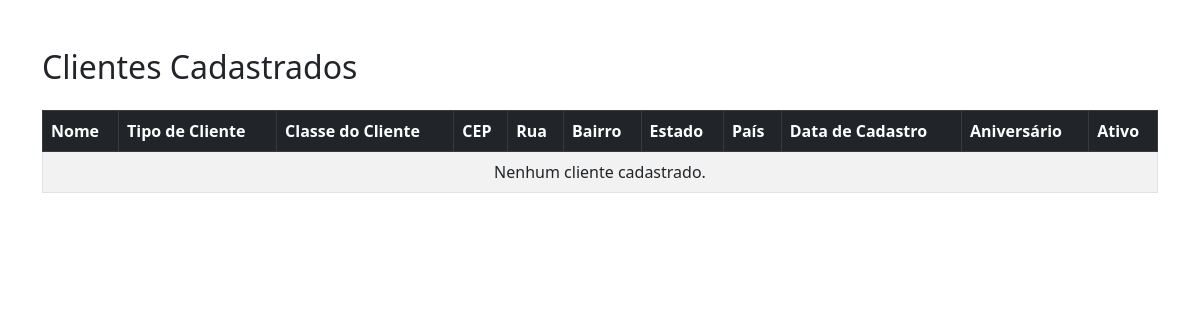
Page /Listar_Clientes/ on the earlier database version.
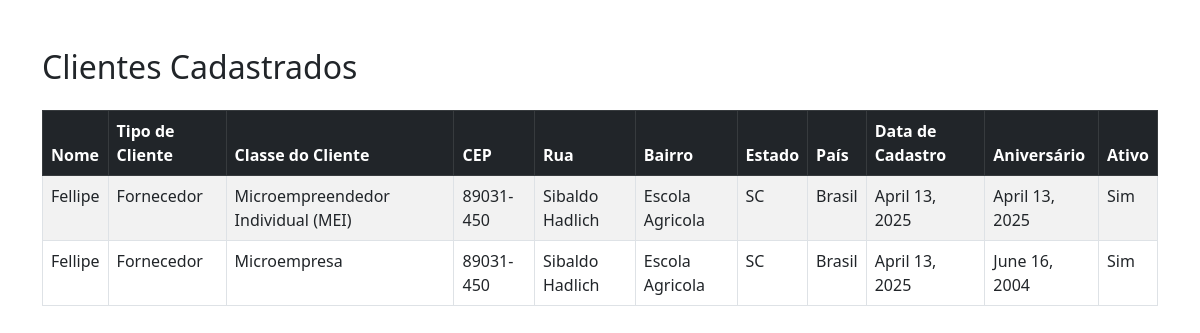
Same page on the later database version.
### Clientes/models.py (models this page shows)
class Cliente(models.Model):
    Nome = models.CharField(max_length=150)
    Tipo_Cliente = models.ForeignKey(Tipo_Cliente,on_delete=models.CASCADE, related_name="Tipo")
    Endereco_Cliente = models.ForeignKey(Endereco, on_delete=models.CASCADE, related_name="Endereco")
    Classe_Cliente = models.ForeignKey(Classe_Cliente,on_delete=models.CASCADE, related_name="Tipo")
    Data_Cadastro = models.DateField()
    Aniversario_Cliente = models.DateField()
    Ativo = models.BooleanField(default=True)

class Tipo_Cliente(models.Model):
    Descricao = models.CharField(max_length=255)

class Classe_Cliente(models.Model):
    Descricao = models.CharField(max_length=50)

class Endereco(models.Model):
    CEP = models.CharField(max_length=20)
    Rua = models.CharField(max_length=100)
    Bairro = models.CharField(max_length=100)
    Estado = models.CharField(max_length=100)
    Pais = models.CharField(max_length=100)

### Clientes/views.py (the view)
# urls.py: path('Listar_Clientes/', views.Listar_Clientes, name='Listar_Clientes'),
def Listar_Clientes(request):
    clientes = Cliente.objects.select_related(
        'Tipo_Cliente', 'Classe_Cliente', 'Endereco_Cliente'
    ).order_by('Nome')  # Ordena por nome, por exemplo
    return render(request, "Clientes/Listar_Clientes.html", {"clientes": clientes})

### Clientes/templates/Clientes/Listar_Clientes.html (shortened to what this page needs)
<!DOCTYPE html>
<html lang="pt-br">
<head>
    <link href="https://cdn.jsdelivr.net/npm/bootstrap@5.3.0/dist/css/bootstrap.min.css" rel="stylesheet">
</head>
<body class="container mt-5">
    <h2 class="mb-4">Clientes Cadastrados</h2>
    <table class="table table-striped table-bordered">
        <thead class="table-dark">
            <tr>
                <th>Nome</th>
                <th>Tipo de Cliente</th>
                <th>Classe do Cliente</th>
                <th>CEP</th>
                <th>Rua</th>
                <th>Bairro</th>
                <th>Estado</th>
                <th>País</th>
                <th>Data de Cadastro</th>
                <th>Aniversário</th>
                <th>Ativo</th>
            </tr>
        </thead>
        <tbody>
            {% for cliente in clientes %}
            <tr>
                <td>{{ cliente.Nome }}</td>
                <td>{{ cliente.Tipo_Cliente.Descricao }}</td>
                <td>{{ cliente.Classe_Cliente.Descricao }}</td>
                <td>{{ cliente.Endereco_Cliente.CEP }}</td>
                <td>{{ cliente.Endereco_Cliente.Rua }}</td>
                <td>{{ cliente.Endereco_Cliente.Bairro }}</td>
                <td>{{ cliente.Endereco_Cliente.Estado }}</td>
                <td>{{ cliente.Endereco_Cliente.Pais }}</td>
                <td>{{ cliente.Data_Cadastro }}</td>
                <td>{{ cliente.Aniversario_Cliente }}</td>
                <td>{{ cliente.Ativo|yesno:"Sim,Não" }}</td>
            </tr>
            {% empty %}
            <tr>
                <td colspan="11" class="text-center">Nenhum cliente cadastrado.</td>
            </tr>
            {% endfor %}
        </tbody>
    </table>
</body>
</html>

Differences in the rows shown:
added Cliente: Nome "Fellipe", Tipo_Cliente.Descricao "Fornecedor", Classe_Cliente.Descricao "Microempreendedor Individual (MEI)", Endereco_Cliente.CEP "89031-450", Endereco_Cliente.Rua "Sibaldo Hadlich", Endereco_Cliente.Bairro "Escola Agricola", Endereco_Cliente.Estado "SC", Endereco_Cliente.Pais "Brasil", Data_Cadastro "April 13, 2025", Aniversario_Cliente "April 13, 2025", Ativo "Sim"
added Cliente: Nome "Fellipe", Tipo_Cliente.Descricao "Fornecedor", Classe_Cliente.Descricao "Microempresa", Endereco_Cliente.CEP "89031-450", Endereco_Cliente.Rua "Sibaldo Hadlich", Endereco_Cliente.Bairro "Escola Agricola", Endereco_Cliente.Estado "SC", Endereco_Cliente.Pais "Brasil", Data_Cadastro "April 13, 2025", Aniversario_Cliente "June 16, 2004", Ativo "Sim"
Other differences:
text no longer shown: "Nenhum cliente cadastrado."
